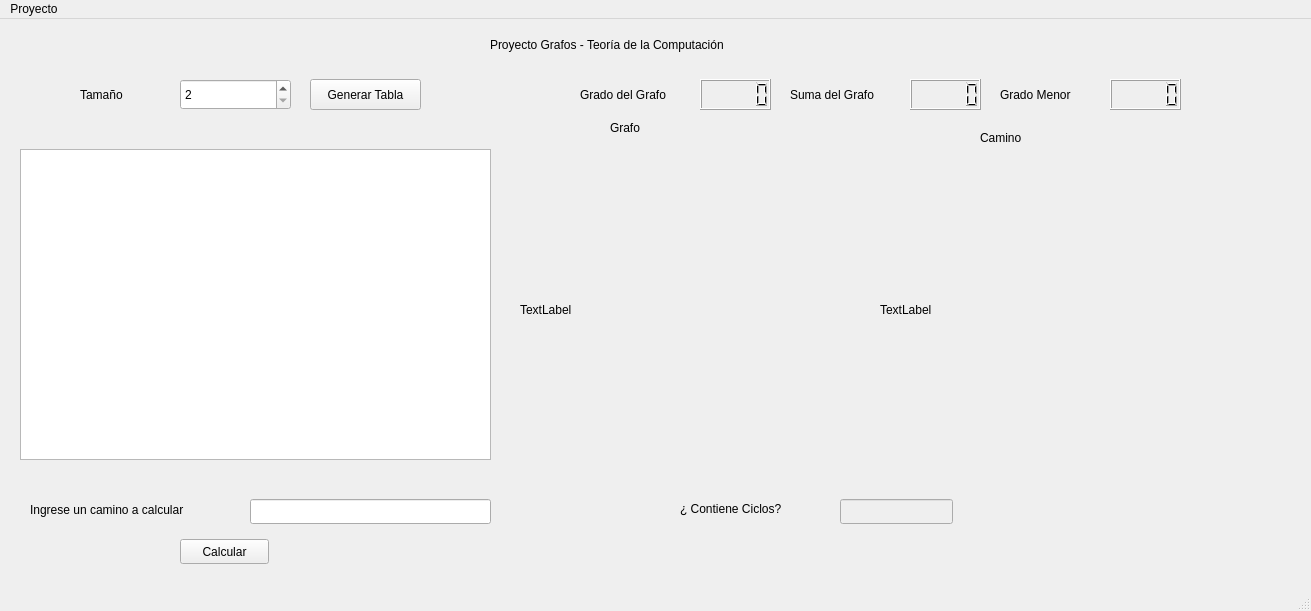
<?xml version="1.0" encoding="UTF-8"?>
<ui version="4.0">
 <class>mainClass</class>
 <widget class="QMainWindow" name="mainClass">
  <property name="geometry">
   <rect>
    <x>0</x>
    <y>0</y>
    <width>1311</width>
    <height>611</height>
   </rect>
  </property>
  <property name="windowTitle">
   <string>mainClass</string>
  </property>
  <widget class="QWidget" name="centralwidget">
   <widget class="QLabel" name="sizeLabel">
    <property name="enabled">
     <bool>true</bool>
    </property>
    <property name="geometry">
     <rect>
      <x>80</x>
      <y>60</y>
      <width>91</width>
      <height>31</height>
     </rect>
    </property>
    <property name="text">
     <string>Tamaño</string>
    </property>
   </widget>
   <widget class="QTableView" name="tableView">
    <property name="geometry">
     <rect>
      <x>20</x>
      <y>130</y>
      <width>471</width>
      <height>311</height>
     </rect>
    </property>
   </widget>
   <widget class="QSpinBox" name="sizeInput">
    <property name="geometry">
     <rect>
      <x>180</x>
      <y>60</y>
      <width>111</width>
      <height>31</height>
     </rect>
    </property>
    <property name="minimum">
     <number>2</number>
    </property>
    <property name="maximum">
     <number>10</number>
    </property>
   </widget>
   <widget class="QPushButton" name="genButton">
    <property name="geometry">
     <rect>
      <x>310</x>
      <y>60</y>
      <width>111</width>
      <height>31</height>
     </rect>
    </property>
    <property name="text">
     <string>Generar Tabla</string>
    </property>
   </widget>
   <widget class="QLabel" name="label">
    <property name="geometry">
     <rect>
      <x>490</x>
      <y>10</y>
      <width>321</width>
      <height>31</height>
     </rect>
    </property>
    <property name="text">
     <string>Proyecto Grafos - Teoría de la Computación</string>
    </property>
   </widget>
   <widget class="QPushButton" name="calculateButton">
    <property name="geometry">
     <rect>
      <x>180</x>
      <y>520</y>
      <width>89</width>
      <height>25</height>
     </rect>
    </property>
    <property name="text">
     <string>Calcular</string>
    </property>
   </widget>
   <widget class="QLabel" name="label_2">
    <property name="geometry">
     <rect>
      <x>30</x>
      <y>480</y>
      <width>201</width>
      <height>21</height>
     </rect>
    </property>
    <property name="text">
     <string>Ingrese un camino a calcular</string>
    </property>
   </widget>
   <widget class="QLineEdit" name="pathInput">
    <property name="geometry">
     <rect>
      <x>250</x>
      <y>480</y>
      <width>241</width>
      <height>25</height>
     </rect>
    </property>
   </widget>
   <widget class="QLabel" name="label_3">
    <property name="geometry">
     <rect>
      <x>580</x>
      <y>60</y>
      <width>121</width>
      <height>31</height>
     </rect>
    </property>
    <property name="text">
     <string>Grado del Grafo</string>
    </property>
   </widget>
   <widget class="QLCDNumber" name="degreeNumber">
    <property name="geometry">
     <rect>
      <x>700</x>
      <y>60</y>
      <width>71</width>
      <height>31</height>
     </rect>
    </property>
   </widget>
   <widget class="QLCDNumber" name="sumNumber">
    <property name="geometry">
     <rect>
      <x>910</x>
      <y>60</y>
      <width>71</width>
      <height>31</height>
     </rect>
    </property>
   </widget>
   <widget class="QLabel" name="label_4">
    <property name="geometry">
     <rect>
      <x>790</x>
      <y>60</y>
      <width>121</width>
      <height>31</height>
     </rect>
    </property>
    <property name="text">
     <string>Suma del Grafo</string>
    </property>
   </widget>
   <widget class="QLCDNumber" name="degreeMinNumber">
    <property name="geometry">
     <rect>
      <x>1110</x>
      <y>60</y>
      <width>71</width>
      <height>31</height>
     </rect>
    </property>
   </widget>
   <widget class="QLabel" name="label_5">
    <property name="geometry">
     <rect>
      <x>1000</x>
      <y>60</y>
      <width>121</width>
      <height>31</height>
     </rect>
    </property>
    <property name="text">
     <string>Grado Menor</string>
    </property>
   </widget>
   <widget class="QLabel" name="graphImage">
    <property name="geometry">
     <rect>
      <x>520</x>
      <y>130</y>
      <width>351</width>
      <height>321</height>
     </rect>
    </property>
    <property name="text">
     <string>TextLabel</string>
    </property>
    <property name="scaledContents">
     <bool>true</bool>
    </property>
   </widget>
   <widget class="QLabel" name="pathImage">
    <property name="geometry">
     <rect>
      <x>880</x>
      <y>130</y>
      <width>351</width>
      <height>321</height>
     </rect>
    </property>
    <property name="text">
     <string>TextLabel</string>
    </property>
    <property name="scaledContents">
     <bool>true</bool>
    </property>
   </widget>
   <widget class="QLabel" name="label_6">
    <property name="geometry">
     <rect>
      <x>610</x>
      <y>100</y>
      <width>141</width>
      <height>17</height>
     </rect>
    </property>
    <property name="text">
     <string>Grafo</string>
    </property>
   </widget>
   <widget class="QLabel" name="label_7">
    <property name="geometry">
     <rect>
      <x>980</x>
      <y>110</y>
      <width>141</width>
      <height>17</height>
     </rect>
    </property>
    <property name="text">
     <string>Camino</string>
    </property>
   </widget>
   <widget class="QLabel" name="label_8">
    <property name="geometry">
     <rect>
      <x>680</x>
      <y>480</y>
      <width>141</width>
      <height>20</height>
     </rect>
    </property>
    <property name="text">
     <string>¿ Contiene Ciclos?</string>
    </property>
   </widget>
   <widget class="QLineEdit" name="hasCycle">
    <property name="enabled">
     <bool>false</bool>
    </property>
    <property name="geometry">
     <rect>
      <x>840</x>
      <y>480</y>
      <width>113</width>
      <height>25</height>
     </rect>
    </property>
   </widget>
  </widget>
  <widget class="QMenuBar" name="menubar">
   <property name="geometry">
    <rect>
     <x>0</x>
     <y>0</y>
     <width>1311</width>
     <height>22</height>
    </rect>
   </property>
   <widget class="QMenu" name="menuProyecto">
    <property name="title">
     <string>Proyecto</string>
    </property>
   </widget>
   <addaction name="menuProyecto"/>
  </widget>
  <widget class="QStatusBar" name="statusbar"/>
 </widget>
 <resources/>
 <connections/>
</ui>
